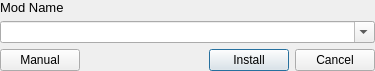
<?xml version="1.0" encoding="UTF-8"?>
<ui version="4.0">
 <class>installDialogMenu</class>
 <widget class="QWidget" name="installDialogMenu">
  <property name="geometry">
   <rect>
    <x>0</x>
    <y>0</y>
    <width>375</width>
    <height>71</height>
   </rect>
  </property>
  <property name="minimumSize">
   <size>
    <width>375</width>
    <height>0</height>
   </size>
  </property>
  <property name="windowTitle">
   <string>Form</string>
  </property>
  <layout class="QVBoxLayout" name="verticalLayout_2">
   <property name="spacing">
    <number>6</number>
   </property>
   <property name="leftMargin">
    <number>0</number>
   </property>
   <property name="topMargin">
    <number>0</number>
   </property>
   <property name="rightMargin">
    <number>0</number>
   </property>
   <property name="bottomMargin">
    <number>0</number>
   </property>
   <item>
    <widget class="QLabel" name="modNameLabel">
     <property name="font">
      <font>
       <pointsize>10</pointsize>
       <weight>50</weight>
       <bold>false</bold>
      </font>
     </property>
     <property name="text">
      <string>Mod Name</string>
     </property>
     <property name="alignment">
      <set>Qt::AlignBottom|Qt::AlignLeading|Qt::AlignLeft</set>
     </property>
    </widget>
   </item>
   <item>
    <widget class="QComboBox" name="modNameCombo">
     <property name="editable">
      <bool>true</bool>
     </property>
    </widget>
   </item>
   <item>
    <widget class="QWidget" name="widget" native="true">
     <layout class="QHBoxLayout" name="horizontalLayout">
      <property name="leftMargin">
       <number>0</number>
      </property>
      <property name="topMargin">
       <number>0</number>
      </property>
      <property name="rightMargin">
       <number>0</number>
      </property>
      <property name="bottomMargin">
       <number>0</number>
      </property>
      <item>
       <widget class="QPushButton" name="manualBtn">
        <property name="text">
         <string>Manual</string>
        </property>
       </widget>
      </item>
      <item>
       <spacer name="horizontalSpacer">
        <property name="orientation">
         <enum>Qt::Horizontal</enum>
        </property>
        <property name="sizeHint" stdset="0">
         <size>
          <width>40</width>
          <height>20</height>
         </size>
        </property>
       </spacer>
      </item>
      <item>
       <widget class="QPushButton" name="installBtn">
        <property name="text">
         <string>Install</string>
        </property>
        <property name="default">
         <bool>true</bool>
        </property>
       </widget>
      </item>
      <item>
       <widget class="QPushButton" name="cancelBtn">
        <property name="text">
         <string>Cancel</string>
        </property>
       </widget>
      </item>
     </layout>
    </widget>
   </item>
  </layout>
 </widget>
 <resources/>
 <connections/>
</ui>
